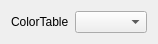
<?xml version="1.0" encoding="UTF-8"?>
<ui version="4.0">
 <class>ColorTableWidget</class>
 <widget class="QWidget" name="ColorTableWidget">
  <property name="geometry">
   <rect>
    <x>0</x>
    <y>0</y>
    <width>150</width>
    <height>40</height>
   </rect>
  </property>
  <property name="windowTitle">
   <string>ColorTableWidget</string>
  </property>
  <layout class="QVBoxLayout" name="verticalLayout">
   <item>
    <layout class="QHBoxLayout" name="colorTableLayout">
     <item>
      <widget class="QLabel" name="colorTableLabel">
       <property name="text">
        <string>ColorTable</string>
       </property>
      </widget>
     </item>
     <item>
      <widget class="ObservedComboBox" name="colorTableComboBox"/>
     </item>
    </layout>
   </item>
  </layout>
 </widget>
 <layoutdefault spacing="6" margin="11"/>
 <customwidgets>
  <customwidget>
   <class>ObservedComboBox</class>
   <extends>QComboBox</extends>
   <header>ObservedComboBox.h</header>
  </customwidget>
 </customwidgets>
 <resources/>
 <connections/>
</ui>
